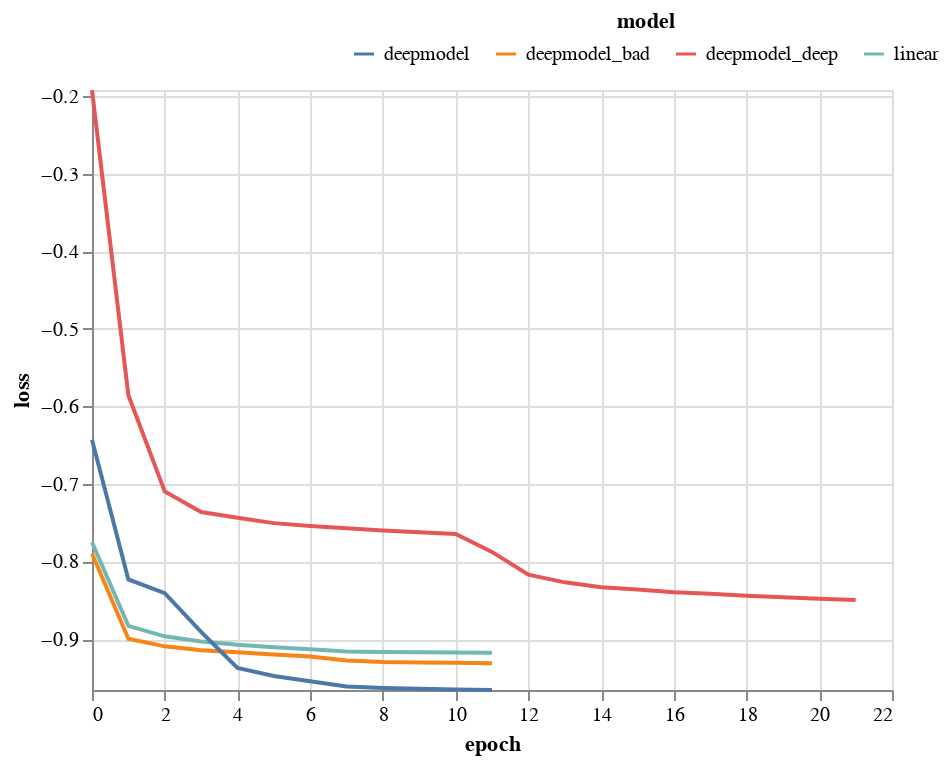

Notebook code cell kept with this figure:
### Code cell
#
# Adding non linear function between 
#
deepmodel_deep = nn.Sequential(
    nn.Flatten(),
    nn.LazyLinear(128),      
    nn.ReLU(),             
    nn.LazyLinear(64),     
    nn.ReLU(),             
    nn.LazyLinear(10),     
    nn.Softmax(dim=1)  
)

#
# Layers cannot be factorized anymore
#
batch = transforms.ToTensor()(image)
result = deepmodel_deep(batch)

# How does training work ?
loss_tracker['deepmodel_deep'] = []

trainfast('deepmodel_deep', deepmodel_deep, lr=1, epoch=2)
trainfast('deepmodel_deep', deepmodel_deep, lr=1, epoch=5)
trainfast('deepmodel_deep', deepmodel_deep, lr=1, epoch=5)
trainfast('deepmodel_deep', deepmodel_deep, lr=1, epoch=5)
trainfast('deepmodel_deep', deepmodel_deep, lr=0.5, epoch=5)


show_loss_curve()

### Figure 1 — Vega-Lite specification as saved in the notebook (floating-point values rounded to 4 significant figures)
{"config": {"view": {"continuousWidth": 400, "continuousHeight": 300}}, "data": {"name": "data-475a726fa8138928d5b8ac5276a8438f"}, "mark": "line", "encoding": {"color": {"field": "model", "legend": {"direction": "horizontal", "legendX": 130, "legendY": -40, "orient": "none", "titleAnchor": "middle"}, "type": "nominal"}, "x": {"field": "epoch", "type": "quantitative"}, "y": {"field": "loss", "scale": {"domain": [-0.9658, -0.1919]}, "type": "quantitative"}}, "$schema": "https://vega.github.io/schema/vega-lite/v4.17.0.json", "datasets": {"data-475a726fa8138928d5b8ac5276a8438f": [{"model": "linear", "metric": "loss", "loss": -0.7751, "epoch": 0}, {"model": "linear", "metric": "loss", "loss": -0.883, "epoch": 1}, {"model": "linear", "metric": "loss", "loss": -0.8965, "epoch": 2}, {"model": "linear", "metric": "loss", "loss": -0.9032, "epoch": 3}, {"model": "linear", "metric": "loss", "loss": -0.9075, "epoch": 4}, {"model": "linear", "metric": "loss", "loss": -0.9107, "epoch": 5}, {"model": "linear", "metric": "loss", "loss": -0.9131, "epoch": 6}, {"model": "linear", "metric": "loss", "loss": -0.916, "epoch": 7}, {"model": "linear", "metric": "loss", "loss": -0.9168, "epoch": 8}, {"model": "linear", "metric": "loss", "loss": -0.9171, "epoch": 9}, {"model": "linear", "metric": "loss", "loss": -0.9174, "epoch": 10}, {"model": "linear", "metric": "loss", "loss": -0.9177, "epoch": 11}, {"model": "deepmodel_bad", "metric": "loss", "loss": -0.7898, "epoch": 0}, {"model": "deepmodel_bad", "metric": "loss", "loss": -0.8996, "epoch": 1}, {"model": "deepmodel_bad", "metric": "loss", "loss": -0.9095, "epoch": 2}, {"model": "deepmodel_bad", "metric": "loss", "loss": -0.9145, "epoch": 3}, {"model": "deepmodel_bad", "metric": "loss", "loss": -0.917, "epoch": 4}, {"model": "deepmodel_bad", "metric": "loss", "loss": -0.9201, "epoch": 5}, {"model": "deepmodel_bad", "metric": "loss", "loss": -0.9224, "epoch": 6}, {"model": "deepmodel_bad", "metric": "loss", "loss": -0.9276, "epoch": 7}, {"model": "deepmodel_bad", "metric": "loss", "loss": -0.9295, "epoch": 8}, {"model": "deepmodel_bad", "metric": "loss", "loss": -0.9302, "epoch": 9}, {"model": "deepmodel_bad", "metric": "loss", "loss": -0.9307, "epoch": 10}, {"model": "deepmodel_bad", "metric": "loss", "loss": -0.9311, "epoch": 11}, {"model": "deepmodel", "metric": "loss", "loss": -0.6429, "epoch": 0}, {"model": "deepmodel", "metric": "loss", "loss": -0.8232, "epoch": 1}, {"model": "deepmodel", "metric": "loss", "loss": -0.8408, "epoch": 2}, {"model": "deepmodel", "metric": "loss", "loss": -0.8907, "epoch": 3}, {"model": "deepmodel", "metric": "loss", "loss": -0.9372, "epoch": 4}, {"model": "deepmodel", "metric": "loss", "loss": -0.9476, "epoch": 5}, {"model": "deepmodel", "metric": "loss", "loss": -0.9545, "epoch": 6}, {"model": "deepmodel", "metric": "loss", "loss": -0.9613, "epoch": 7}, {"model": "deepmodel", "metric": "loss", "loss": -0.9632, "epoch": 8}, {"model": "deepmodel", "metric": "loss", "loss": -0.9641, "epoch": 9}, {"model": "deepmodel", "metric": "loss", "loss": -0.965, "epoch": 10}, {"model": "deepmodel", "metric": "loss", "loss": -0.9658, "epoch": 11}, {"model": "deepmodel_deep", "metric": "loss", "loss": -0.1919, "epoch": 0}, {"model": "deepmodel_deep", "metric": "loss", "loss": -0.5855, "epoch": 1}, {"model": "deepmodel_deep", "metric": "loss", "loss": -0.7097, "epoch": 2}, {"model": "deepmodel_deep", "metric": "loss", "loss": -0.7362, "epoch": 3}, {"model": "deepmodel_deep", "metric": "loss", "loss": -0.7437, "epoch": 4}, {"model": "deepmodel_deep", "metric": "loss", "loss": -0.7505, "epoch": 5}, {"model": "deepmodel_deep", "metric": "loss", "loss": -0.7543, "epoch": 6}, {"model": "deepmodel_deep", "metric": "loss", "loss": -0.7572, "epoch": 7}, {"model": "deepmodel_deep", "metric": "loss", "loss": -0.76, "epoch": 8}, {"model": "deepmodel_deep", "metric": "loss", "loss": -0.7622, "epoch": 9}, {"model": "deepmodel_deep", "metric": "loss", "loss": -0.7646, "epoch": 10}, {"model": "deepmodel_deep", "metric": "loss", "loss": -0.7876, "epoch": 11}, {"model": "deepmodel_deep", "metric": "loss", "loss": -0.8171, "epoch": 12}, {"model": "deepmodel_deep", "metric": "loss", "loss": -0.8269, "epoch": 13}, {"model": "deepmodel_deep", "metric": "loss", "loss": -0.8331, "epoch": 14}, {"model": "deepmodel_deep", "metric": "loss", "loss": -0.836, "epoch": 15}, {"model": "deepmodel_deep", "metric": "loss", "loss": -0.8397, "epoch": 16}, {"model": "deepmodel_deep", "metric": "loss", "loss": -0.8415, "epoch": 17}, {"model": "deepmodel_deep", "metric": "loss", "loss": -0.8443, "epoch": 18}, {"model": "deepmodel_deep", "metric": "loss", "loss": -0.8462, "epoch": 19}, {"model": "deepmodel_deep", "metric": "loss", "loss": -0.8482, "epoch": 20}, {"model": "deepmodel_deep", "metric": "loss", "loss": -0.8498, "epoch": 21}]}}
